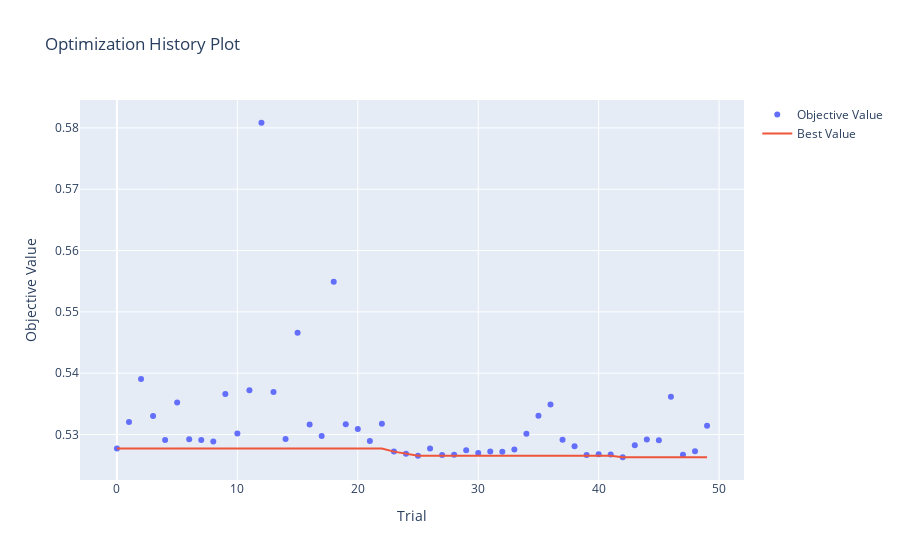

Here is the notebook cell this chart was saved with:
### Code cell
# optimization history diagnostics 
plot_optimization_history(study_xgb_q9)
